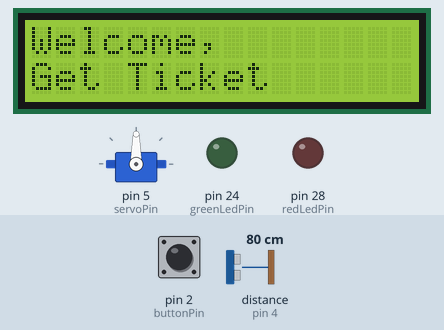
The sketch below on a simulated Arduino Mega 2560, built with avr-gcc and run on an emulated ATmega2560. Shown: servo, 16×2 character LCD, output pins drawn as LEDs (lit = HIGH). Wiring (inferred from the names in the program): ultrasonic range finder: trigger pin 3; echo pin 4. Inputs (shaded band) come from the test bench; at power-on: pin 2 (buttonPin) HIGH, distance to the obstacle (sensor on pin 4) 80 cm. The echo pulse lasts 58.3 µs per cm; pins used as bus, display or sensor lines are not drawn.

Above: at 1.2 s.
1.3 s: pin 2 (buttonPin) pulled LOW for 0.15 s
At 3.0 s:
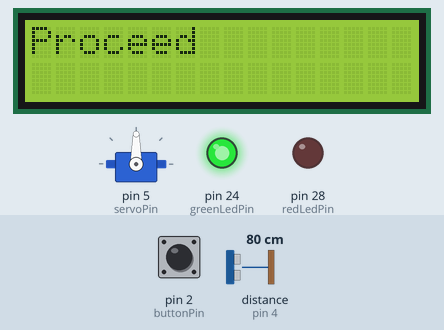
4.4 s: distance to the obstacle (sensor on pin 4) set to 23 cm
5.9 s: distance to the obstacle (sensor on pin 4) set to 18 cm
At 6.8 s:
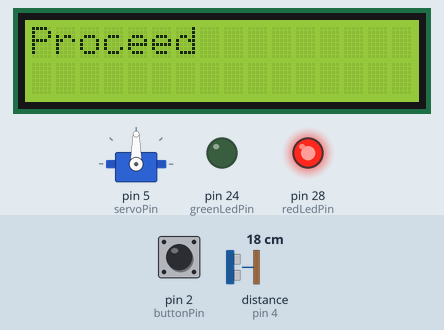
10.4 s: distance to the obstacle (sensor on pin 4) set to 35 cm
13.4 s: pin 2 (buttonPin) pulled LOW for 3.2 s
At 17.9 s:
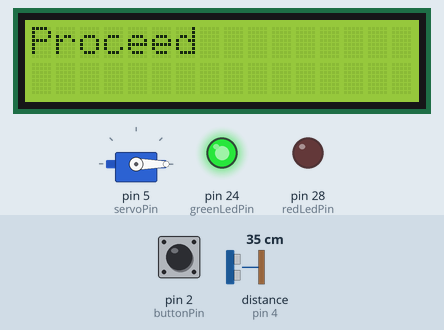
19.6 s: pin 2 (buttonPin) pulled LOW for 1 s
At 23.1 s:
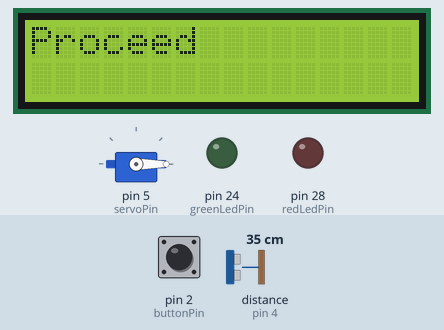
Timing chart, 0 to 24.6 s (numbered marks = the images above; inputs shaded):
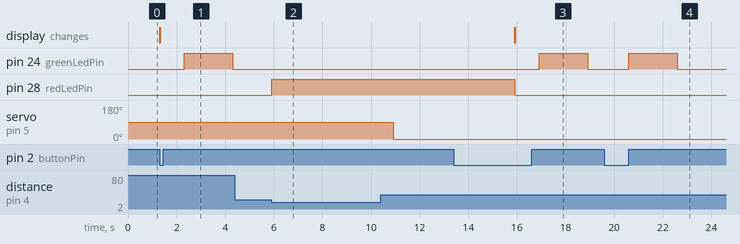

Measured:
- the behaviour switches between 21 and 20 cm on distance to the obstacle (sensor on pin 4) (found by bisection; images 1 and 2)
- after the input at 1.3 s, pin 24 (greenLedPin): LOW → HIGH after 1.0 s, → LOW 2.0 s later; the display: changes at once (image 1)
- after the input at 4.4 s, every drawn part: stays the same
- after the input at 5.9 s, pin 28 (redLedPin): LOW → HIGH at once
- after the input at 13.4 s, pin 24 (greenLedPin): LOW → HIGH after 3.5 s, → LOW 2.0 s later
- after the input at 19.6 s, pin 24 (greenLedPin): LOW → HIGH after 1.0 s, → LOW 2.0 s later

The sketch:

parking_system.ino
```cpp
#include <Servo.h>


#include <LiquidCrystal.h>

const int trigPin = 3;
const int echoPin = 4;
const int buttonPin = 2; // Pin connected to the push button
const int redLedPin = 28;
const int greenLedPin = 24;
const int servoPin = 5;

Servo gateServo;

int RS = 8;
int E = 9;
int D4 = 10;
int D5 = 11;
int D6 = 12;
int D7 = 13;

LiquidCrystal lcd(RS, E, D4, D5, D6, D7);

const int distanceThreshold = 20; // Adjust as needed

void setup() {

  pinMode(trigPin, OUTPUT);
  pinMode(echoPin, INPUT);
  pinMode(buttonPin, INPUT_PULLUP); // Use internal pull-up resistor
  pinMode(redLedPin, OUTPUT);
  pinMode(greenLedPin, OUTPUT);
  gateServo.attach(servoPin);

  lcd.begin(16,2);
  Serial.begin(9600);
  lcd.setCursor(0,0);
  lcd.print("Welcome,");
  lcd.setCursor(0, 1); // Move cursor to the second line
  lcd.print("Get Ticket");
}

void loop() {
  if (digitalRead(buttonPin) == LOW) { // Check if the button is pressed
    lcd.clear();
    lcd.print("Proceed");
    delay(1000);
    digitalWrite(greenLedPin, HIGH);
    delay(2000); // Assuming 2 seconds to cross the gate
    digitalWrite(greenLedPin, LOW);
  }

  long duration, distance;
  digitalWrite(trigPin, LOW);
  delayMicroseconds(2);
  digitalWrite(trigPin, HIGH);
  delayMicroseconds(10);
  digitalWrite(trigPin, LOW);
  duration = pulseIn(echoPin, HIGH);
  distance = duration * 0.034 / 2;

  if (distance < distanceThreshold) {
    digitalWrite(redLedPin, HIGH);
    openGate();
    delay(5000); // Assuming 5 seconds to exit the gate
    digitalWrite(redLedPin, LOW);
    lcd.clear();
      lcd.setCursor(0,0);
  lcd.print("Welcome,");
  lcd.setCursor(0, 1); // Move cursor to the second line
  lcd.print("Get Ticket");
  } else {
    digitalWrite(redLedPin, LOW);
  }
}

void openGate() {
  gateServo.write(90); // Assuming 90 degrees is the open position
  delay(5000); // Wait for the gate to open
  gateServo.write(0); // Return to closed position
}
```
